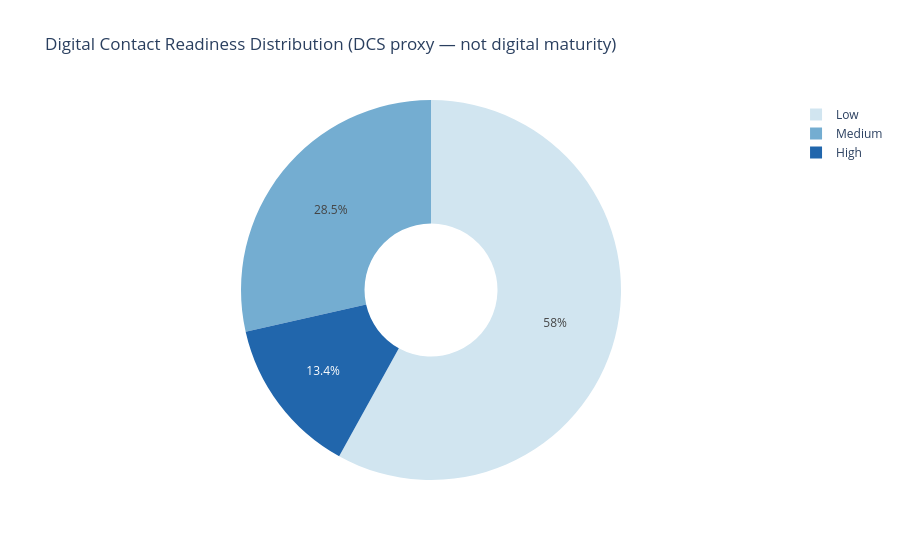

Notebook code cell kept with this figure:
### Code cell
# ── 4.5  Digital readiness distribution ──────────────────────────────────────
dr_counts = df['digital_readiness'].value_counts().reset_index()
dr_counts.columns = ['digital_readiness', 'count']

color_map = {'High': '#2166ac', 'Medium': '#74add1', 'Low': '#d1e5f0'}

fig = px.pie(
    dr_counts,
    names='digital_readiness',
    values='count',
    title='Digital Contact Readiness Distribution (DCS proxy — not digital maturity)',
    color='digital_readiness',
    color_discrete_map=color_map,
    hole=0.35
)
fig.show()

### Figure 1 — Plotly figure (JSON) as saved in the notebook; plotly's stock layout.template omitted (floating-point values rounded to 4 significant figures)
{"data": [{"customdata": [["Low"], ["Medium"], ["High"]], "domain": {"x": [0, 1], "y": [0, 1]}, "hole": 0.35, "hovertemplate": "digital_readiness=%{customdata[0]}<br>count=%{value}<extra></extra>", "labels": ["Low", "Medium", "High"], "legendgroup": "", "marker": {"colors": ["#d1e5f0", "#74add1", "#2166ac"]}, "name": "", "showlegend": true, "type": "pie", "values": [25145, 12361, 5824]}], "layout": {"legend": {"tracegroupgap": 0}, "title": {"text": "Digital Contact Readiness Distribution (DCS proxy — not digital maturity)"}}}
